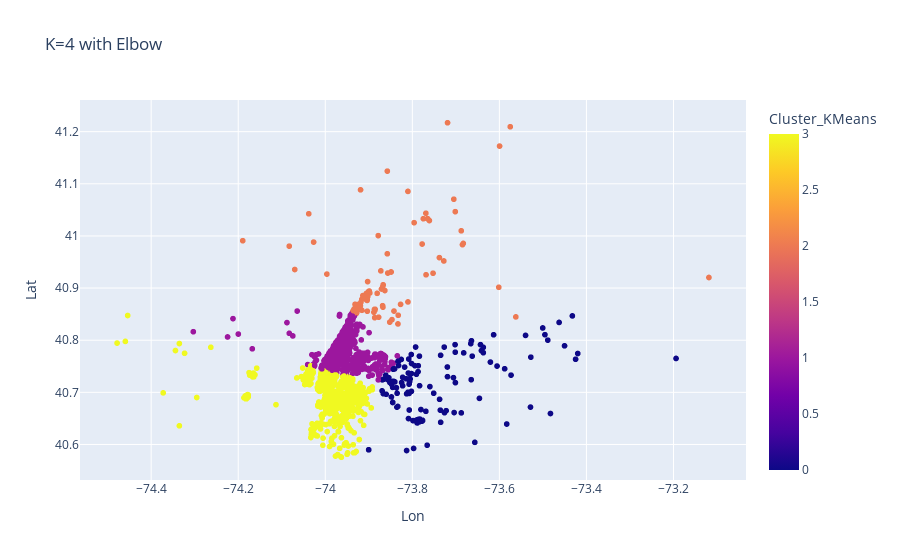

The notebook cell this image was saved under:
### Code cell
fig = px.scatter(data_Hot_aft, x = 'Lon', y = "Lat", color = "Cluster_KMeans", title="K=4 with Elbow")
fig.show()

### Figure 1 — Plotly figure (JSON) as saved in the notebook; plotly's stock layout.template omitted (floating-point values rounded to 4 significant figures; data arrays with more than 128 entries replaced by an {"elided": "..."} marker saying what was removed)
{"data": [{"hovertemplate": "Lon=%{x}<br>Lat=%{y}<br>Cluster_KMeans=%{marker.color}<extra></extra>", "legendgroup": "", "marker": {"color": {"elided": "8170 int values"}, "coloraxis": "coloraxis", "symbol": "circle"}, "mode": "markers", "name": "", "showlegend": false, "type": "scattergl", "x": {"elided": "8170 float values"}, "xaxis": "x", "y": {"elided": "8170 float values"}, "yaxis": "y"}], "layout": {"coloraxis": {"colorbar": {"title": {"text": "Cluster_KMeans"}}, "colorscale": [[0, "#0d0887"], [0.1111, "#46039f"], [0.2222, "#7201a8"], [0.3333, "#9c179e"], [0.4444, "#bd3786"], [0.5556, "#d8576b"], [0.6667, "#ed7953"], [0.7778, "#fb9f3a"], [0.8889, "#fdca26"], [1, "#f0f921"]]}, "legend": {"tracegroupgap": 0}, "title": {"text": "K=4 with Elbow"}, "xaxis": {"anchor": "y", "domain": [0, 1], "title": {"text": "Lon"}}, "yaxis": {"anchor": "x", "domain": [0, 1], "title": {"text": "Lat"}}}}
